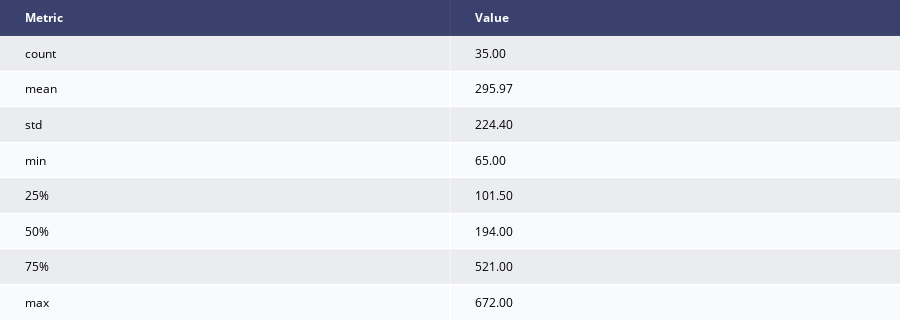
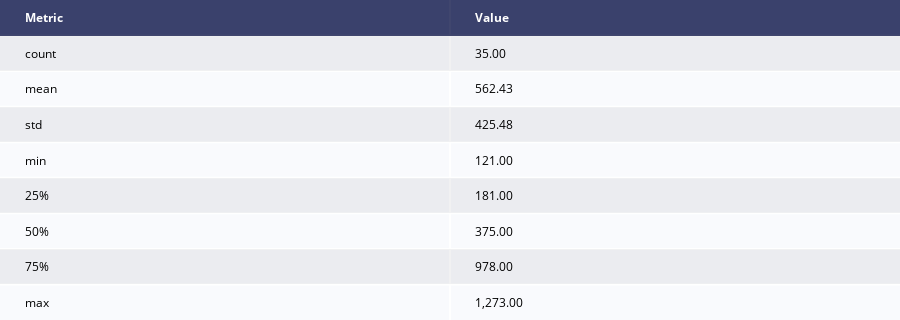

Notebook cell for these charts, in order:
### Code cell
du.generate_document_statistics_by_word_count(teachingstaff_text_data)
du.generate_document_statistics_by_tokens(teachingstaff_text_data)

### Figure 1 — Plotly figure (JSON) as saved in the notebook; plotly's stock layout.template omitted (floating-point values rounded to 4 significant figures)
{"data": [{"colorscale": [[0, "#00083e"], [0.5, "#ededee"], [1, "#ffffff"]], "hoverinfo": "none", "opacity": 0.75, "showscale": false, "type": "heatmap", "z": [[0, 0], [0.5, 0.5], [1, 1], [0.5, 0.5], [1, 1], [0.5, 0.5], [1, 1], [0.5, 0.5], [1, 1]]}], "layout": {"annotations": [{"align": "center", "font": {"color": "#ffffff"}, "showarrow": false, "text": "<b>Metric</b>", "x": -0.45, "xanchor": "left", "xref": "x", "y": 0, "yref": "y"}, {"align": "center", "font": {"color": "#ffffff"}, "showarrow": false, "text": "<b>Value</b>", "x": 0.55, "xanchor": "left", "xref": "x", "y": 0, "yref": "y"}, {"align": "center", "font": {"color": "#000000"}, "showarrow": false, "text": "count", "x": -0.45, "xanchor": "left", "xref": "x", "y": 1, "yref": "y"}, {"align": "center", "font": {"color": "#000000"}, "showarrow": false, "text": "35.00", "x": 0.55, "xanchor": "left", "xref": "x", "y": 1, "yref": "y"}, {"align": "center", "font": {"color": "#000000"}, "showarrow": false, "text": "mean", "x": -0.45, "xanchor": "left", "xref": "x", "y": 2, "yref": "y"}, {"align": "center", "font": {"color": "#000000"}, "showarrow": false, "text": "295.97", "x": 0.55, "xanchor": "left", "xref": "x", "y": 2, "yref": "y"}, {"align": "center", "font": {"color": "#000000"}, "showarrow": false, "text": "std", "x": -0.45, "xanchor": "left", "xref": "x", "y": 3, "yref": "y"}, {"align": "center", "font": {"color": "#000000"}, "showarrow": false, "text": "224.40", "x": 0.55, "xanchor": "left", "xref": "x", "y": 3, "yref": "y"}, {"align": "center", "font": {"color": "#000000"}, "showarrow": false, "text": "min", "x": -0.45, "xanchor": "left", "xref": "x", "y": 4, "yref": "y"}, {"align": "center", "font": {"color": "#000000"}, "showarrow": false, "text": "65.00", "x": 0.55, "xanchor": "left", "xref": "x", "y": 4, "yref": "y"}, {"align": "center", "font": {"color": "#000000"}, "showarrow": false, "text": "25%", "x": -0.45, "xanchor": "left", "xref": "x", "y": 5, "yref": "y"}, {"align": "center", "font": {"color": "#000000"}, "showarrow": false, "text": "101.50", "x": 0.55, "xanchor": "left", "xref": "x", "y": 5, "yref": "y"}, {"align": "center", "font": {"color": "#000000"}, "showarrow": false, "text": "50%", "x": -0.45, "xanchor": "left", "xref": "x", "y": 6, "yref": "y"}, {"align": "center", "font": {"color": "#000000"}, "showarrow": false, "text": "194.00", "x": 0.55, "xanchor": "left", "xref": "x", "y": 6, "yref": "y"}, {"align": "center", "font": {"color": "#000000"}, "showarrow": false, "text": "75%", "x": -0.45, "xanchor": "left", "xref": "x", "y": 7, "yref": "y"}, {"align": "center", "font": {"color": "#000000"}, "showarrow": false, "text": "521.00", "x": 0.55, "xanchor": "left", "xref": "x", "y": 7, "yref": "y"}, {"align": "center", "font": {"color": "#000000"}, "showarrow": false, "text": "max", "x": -0.45, "xanchor": "left", "xref": "x", "y": 8, "yref": "y"}, {"align": "center", "font": {"color": "#000000"}, "showarrow": false, "text": "672.00", "x": 0.55, "xanchor": "left", "xref": "x", "y": 8, "yref": "y"}], "height": 320, "margin": {"b": 0, "l": 0, "r": 0, "t": 0}, "title": {"text": "Document Statistics"}, "xaxis": {"dtick": 1, "gridwidth": 2, "showticklabels": false, "tick0": -0.5, "ticks": "", "zeroline": false}, "yaxis": {"autorange": "reversed", "dtick": 1, "gridwidth": 2, "showticklabels": false, "tick0": 0.5, "ticks": "", "zeroline": false}}}

### Figure 2 — Plotly figure (JSON) as saved in the notebook; plotly's stock layout.template omitted (floating-point values rounded to 4 significant figures)
{"data": [{"colorscale": [[0, "#00083e"], [0.5, "#ededee"], [1, "#ffffff"]], "hoverinfo": "none", "opacity": 0.75, "showscale": false, "type": "heatmap", "z": [[0, 0], [0.5, 0.5], [1, 1], [0.5, 0.5], [1, 1], [0.5, 0.5], [1, 1], [0.5, 0.5], [1, 1]]}], "layout": {"annotations": [{"align": "center", "font": {"color": "#ffffff"}, "showarrow": false, "text": "<b>Metric</b>", "x": -0.45, "xanchor": "left", "xref": "x", "y": 0, "yref": "y"}, {"align": "center", "font": {"color": "#ffffff"}, "showarrow": false, "text": "<b>Value</b>", "x": 0.55, "xanchor": "left", "xref": "x", "y": 0, "yref": "y"}, {"align": "center", "font": {"color": "#000000"}, "showarrow": false, "text": "count", "x": -0.45, "xanchor": "left", "xref": "x", "y": 1, "yref": "y"}, {"align": "center", "font": {"color": "#000000"}, "showarrow": false, "text": "35.00", "x": 0.55, "xanchor": "left", "xref": "x", "y": 1, "yref": "y"}, {"align": "center", "font": {"color": "#000000"}, "showarrow": false, "text": "mean", "x": -0.45, "xanchor": "left", "xref": "x", "y": 2, "yref": "y"}, {"align": "center", "font": {"color": "#000000"}, "showarrow": false, "text": "562.43", "x": 0.55, "xanchor": "left", "xref": "x", "y": 2, "yref": "y"}, {"align": "center", "font": {"color": "#000000"}, "showarrow": false, "text": "std", "x": -0.45, "xanchor": "left", "xref": "x", "y": 3, "yref": "y"}, {"align": "center", "font": {"color": "#000000"}, "showarrow": false, "text": "425.48", "x": 0.55, "xanchor": "left", "xref": "x", "y": 3, "yref": "y"}, {"align": "center", "font": {"color": "#000000"}, "showarrow": false, "text": "min", "x": -0.45, "xanchor": "left", "xref": "x", "y": 4, "yref": "y"}, {"align": "center", "font": {"color": "#000000"}, "showarrow": false, "text": "121.00", "x": 0.55, "xanchor": "left", "xref": "x", "y": 4, "yref": "y"}, {"align": "center", "font": {"color": "#000000"}, "showarrow": false, "text": "25%", "x": -0.45, "xanchor": "left", "xref": "x", "y": 5, "yref": "y"}, {"align": "center", "font": {"color": "#000000"}, "showarrow": false, "text": "181.00", "x": 0.55, "xanchor": "left", "xref": "x", "y": 5, "yref": "y"}, {"align": "center", "font": {"color": "#000000"}, "showarrow": false, "text": "50%", "x": -0.45, "xanchor": "left", "xref": "x", "y": 6, "yref": "y"}, {"align": "center", "font": {"color": "#000000"}, "showarrow": false, "text": "375.00", "x": 0.55, "xanchor": "left", "xref": "x", "y": 6, "yref": "y"}, {"align": "center", "font": {"color": "#000000"}, "showarrow": false, "text": "75%", "x": -0.45, "xanchor": "left", "xref": "x", "y": 7, "yref": "y"}, {"align": "center", "font": {"color": "#000000"}, "showarrow": false, "text": "978.00", "x": 0.55, "xanchor": "left", "xref": "x", "y": 7, "yref": "y"}, {"align": "center", "font": {"color": "#000000"}, "showarrow": false, "text": "max", "x": -0.45, "xanchor": "left", "xref": "x", "y": 8, "yref": "y"}, {"align": "center", "font": {"color": "#000000"}, "showarrow": false, "text": "1,273.00", "x": 0.55, "xanchor": "left", "xref": "x", "y": 8, "yref": "y"}], "height": 320, "margin": {"b": 0, "l": 0, "r": 0, "t": 0}, "title": {"text": "Token-Based Document Statistics"}, "xaxis": {"dtick": 1, "gridwidth": 2, "showticklabels": false, "tick0": -0.5, "ticks": "", "zeroline": false}, "yaxis": {"autorange": "reversed", "dtick": 1, "gridwidth": 2, "showticklabels": false, "tick0": 0.5, "ticks": "", "zeroline": false}}}
